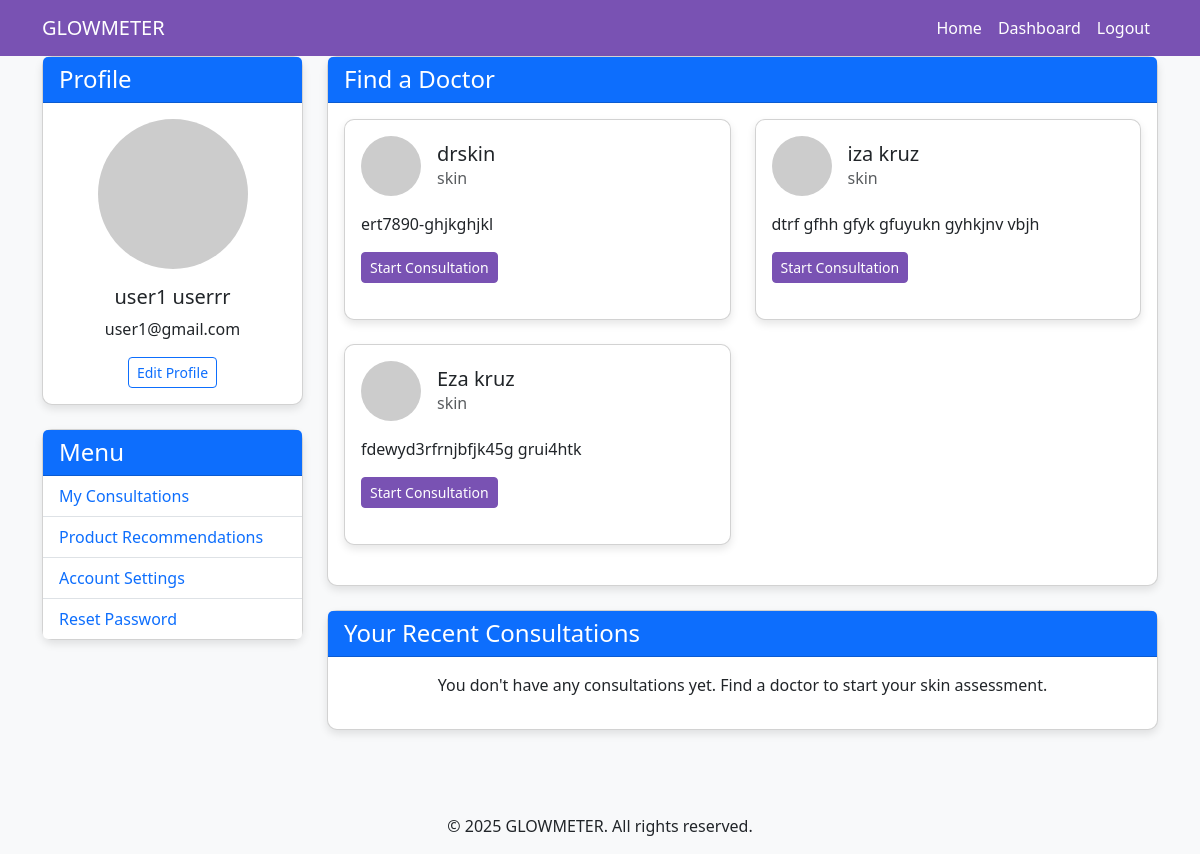
/dashboard/ (signed in), run on an earlier commit of the app's database.
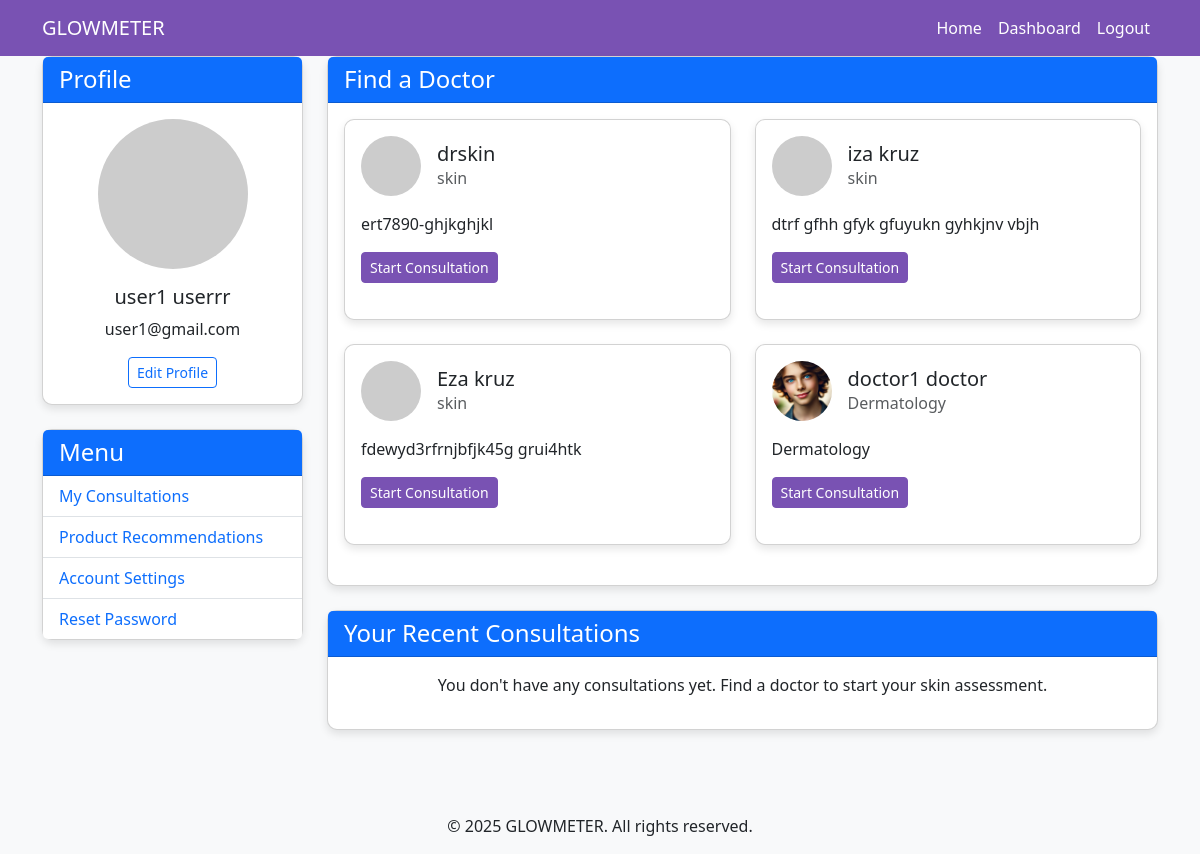
And on a later commit of the database.
### glowmeter_app/models.py (models this page shows, shortened)
class User(AbstractBaseUser, PermissionsMixin):
    username = None
    email = models.EmailField(unique=True)
    first_name = models.CharField(max_length=30, blank=True)
    last_name = models.CharField(max_length=30, blank=True)
    is_active = models.BooleanField(default=True)
    is_staff = models.BooleanField(default=False)
    is_doctor = models.BooleanField(default=False)
    is_admin = models.BooleanField(default=False)
    date_joined = models.DateTimeField(auto_now_add=True)
    USERNAME_FIELD = 'email'
    REQUIRED_FIELDS = []
    objects = UserManager()

class RegularUser(models.Model):
    user = models.OneToOneField(User, on_delete=models.CASCADE, related_name='user_profile')
    full_name = models.CharField(max_length=100)
    profile_picture = models.ImageField(upload_to='profiles/', null=True, blank=True)

class Doctor(models.Model):
    user = models.OneToOneField(User, on_delete=models.CASCADE, related_name='doctor_profile')
    full_name = models.CharField(max_length=100)
    specialty = models.CharField(max_length=100)
    bio = models.TextField()
    profile_picture = models.ImageField(upload_to='doctors/', null=True, blank=True)
    is_available = models.BooleanField(default=True)

### glowmeter_app/views.py (the view)
# urls.py: path('dashboard/', views.dashboard, name='dashboard'),
@login_required
def dashboard(request):
    user = request.user
    if user.is_admin:
        return render(request, 'admin_dashboard.html')
    elif user.is_doctor:
        return render(request, 'doctor_dashboard.html')
    else:
        doctors = Doctor.objects.filter(is_available=True)
        return render(request, 'user_dashboard.html', {'doctors': doctors})

### templates/user_dashboard.html (shortened to what this page needs)
{% extends 'base.html' %}
{% block content %}
<div class="container">
    <div class="row">
        <div class="col-md-3">
            <div class="card mb-4">
                <div class="card-header bg-primary text-white">
                    <h4 class="mb-0">Profile</h4>
                </div>
                <div class="card-body text-center">
                    <div class="mb-3">
                        {% if user.user_profile.profile_picture %}
                            <img src="{{ user.user_profile.profile_picture.url }}" alt="Profile Picture" class="img-fluid rounded-circle" style="width: 150px; height: 150px; object-fit: cover;">
                        {% else %}
                            <img src="https://via.placeholder.com/150" alt="Profile Picture" class="img-fluid rounded-circle">
                        {% endif %}
                    </div>
                    <h5>{{ user.user_profile.full_name }}</h5>
                    <p>{{ user.email }}</p>
                    <a href="{% url 'edit_profile' %}" class="btn btn-sm btn-outline-primary">Edit Profile</a>
                </div>
            </div>
            <div class="card">
                <div class="card-header bg-primary text-white">
                    <h4 class="mb-0">Menu</h4>
                </div>
                <ul class="list-group list-group-flush">
                    <li class="list-group-item"><a href="{% url 'my_consultations' %}" class="text-decoration-none">My Consultations</a></li>
                    <li class="list-group-item"><a href="#" class="text-decoration-none">Product Recommendations</a></li>
                    <li class="list-group-item"><a href="#" class="text-decoration-none">Account Settings</a></li>
                    <li class="list-group-item"><a href="{% url 'password_reset' %}" class="text-decoration-none">Reset Password</a></li>
                </ul>
            </div>
        </div>
        <div class="col-md-9">
            <div class="card mb-4">
                <div class="card-header bg-primary text-white">
                    <h4 class="mb-0">Find a Doctor</h4>
                </div>
                <div class="card-body">
                    <div class="row">
                        {% for doctor in doctors %}
                            <div class="col-md-6 mb-4">
                                <div class="card h-100">
                                    <div class="card-body">
                                        <div class="d-flex align-items-center mb-3">
                                            {% if doctor.profile_picture %}
                                                <img src="{{ doctor.profile_picture.url }}" alt="{{ doctor.full_name }}" class="img-fluid rounded-circle me-3" style="width: 60px; height: 60px; object-fit: cover;">
                                            {% else %}
                                                <img src="https://via.placeholder.com/60" alt="{{ doctor.full_name }}" class="img-fluid rounded-circle me-3">
                                            {% endif %}
                                            <div>
                                                <h5 class="mb-0">{{ doctor.full_name }}</h5>
                                                <p class="text-muted mb-0">{{ doctor.specialty }}</p>
                                            </div>
                                        </div>
                                        <p>{{ doctor.bio|truncatechars:120 }}</p>
                                        <a href="{% url 'start_consultation' doctor_id=doctor.id %}" class="btn btn-primary btn-sm">Start Consultation</a>
                                    </div>
                                </div>
                            </div>
                        {% empty %}
                            <div class="col-12">
                                <p class="text-center">No doctors available at the moment. Please check back later.</p>
                            </div>
                        {% endfor %}
                    </div>
                </div>
            </div>
            <div class="card">
                <div class="card-header bg-primary text-white">
                    <h4 class="mb-0">Your Recent Consultations</h4>
                </div>
                <div class="card-body">
                    <p class="text-center">You don't have any consultations yet. Find a doctor to start your skin assessment.</p>
                </div>
            </div>
        </div>
    </div>
</div>
{% endblock %}

### templates/base.html (shortened to what this page needs)
<!DOCTYPE html>
<html lang="en">
<head>
    <link href="https://cdn.jsdelivr.net/npm/bootstrap@5.3.0-alpha1/dist/css/bootstrap.min.css" rel="stylesheet">
</head>
<body>
    <nav class="navbar navbar-expand-lg navbar-dark">
        <div class="container">
            <a class="navbar-brand" href="{% url 'home' %}">GLOWMETER</a>
            <div class="collapse navbar-collapse" id="navbarNav">
                <ul class="navbar-nav ms-auto">
                    <li class="nav-item">
                        <a class="nav-link" href="{% url 'home' %}">Home</a>
                    </li>
                    {% if user.is_authenticated %}
                        <li class="nav-item">
                            <a class="nav-link" href="{% url 'dashboard' %}">Dashboard</a>
                        </li>
                        <li class="nav-item">
                            <form method="post" action="{% url 'logout' %}" class="d-inline">
                                <button type="submit" class="nav-link border-0 bg-transparent">Logout</button>
                            </form>
                        </li>
                    {% endif %}
                </ul>
            </div>
        </div>
    </nav>
    {% block content %}{% endblock %}
    <footer class="mt-5 py-3 bg-light text-center">
        <div class="container">
            <p class="m-0">© 2025 GLOWMETER. All rights reserved.</p>
        </div>
    </footer>
</body>
</html>

### templates/base.html (style rules this page uses)
body { font-family: 'Segoe UI', Tahoma, Geneva, Verdana, sans-serif; background-color: #f8f9fa; }
.navbar { background-color: #7952b3; }
.navbar-brand, .nav-link { color: white !important; }
button.nav-link { cursor: pointer; }
.card { border-radius: 10px; box-shadow: 0 4px 8px rgba(0,0,0,0.1); margin-bottom: 20px; }
.btn-primary { background-color: #7952b3; border-color: #7952b3; }

What changed in the data, as far as the page shows it:
added Doctor: profile_picture (picture), full_name "doctor1 doctor", specialty "Dermatology", bio "Dermatology"
